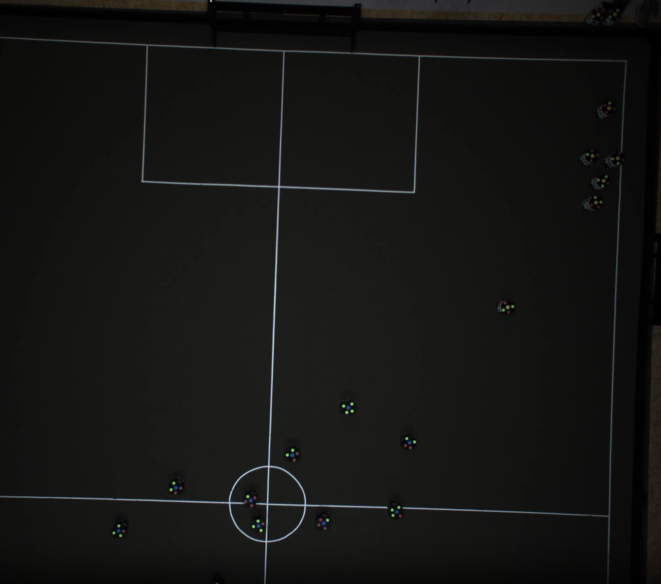
#> input picture other/CV/00000.jpg, 1321 x 1167 px, given in place of 3.mp4, which was not available (shown at 1/2 size)
$ python SlidingWindows.py
#> lines starting #> are read from the running program, lines starting #| are printed output that depends on the picture; pictures that were not available may be replaced by others from this repository, and a replacement may not be noted
import cv2
import numpy as np
import time
from scipy.spatial import cKDTree

def resize_image(image, scale_percent):
    width = int(image.shape[1] * scale_percent / 100)
    height = int(image.shape[0] * scale_percent / 100)
    new_dimensions = (width, height)
    resized_image = cv2.resize(image, new_dimensions, interpolation=cv2.INTER_AREA)
    return resized_image

def on_trackbar(val):
    global threshold
    threshold = val / 100


def sliding_window(image, step_size, window_size):
    """
    滑动窗口函数

    :param image: 输入图像
    :param step_size: 窗口移动的步长
    :param window_size: 窗口的大小 (宽, 高)
    :return: 返回每个窗口的 (x, y, 窗口) 的生成器
    """
    # 遍历图像的每个窗口
    for y in range(0, image.shape[0] - window_size[1] + 1, step_size):
        for x in range(0, image.shape[1] - window_size[0] + 1, step_size):
            # 提取窗口
            window = image[y:y + window_size[1], x:x + window_size[0]]
            yield (x, y, window)

def filter_points(data, r, N):
    '''
    r 这是一个半径 用于检查每个数据点周围的邻居点。
    N 这是一个阈值 表示在半径 r 内需要有的点的最小数量，以便将该点包括在输出中。
    '''
    tree = cKDTree(data)
    filtered_points = []
    centers = []
    bounding_boxes = []

    for point in data:
        indices = tree.query_ball_point(point, r)
        if len(indices) >= N:
            group_points = data[indices]
            filtered_points.append(point)

            # Calculate the center of the group
            center = np.mean(group_points, axis=0)
            centers.append(center)

            # Calculate the bounding box (min and max for each dimension)
            min_point = np.min(group_points, axis=0)
            max_point = np.max(group_points, axis=0)
            bounding_box = (min_point, max_point)
            bounding_boxes.append(bounding_box)

    return np.array(filtered_points), np.array(centers), bounding_boxes

def equalize_color_image(image):
    # 将图像从BGR转换为HSV
    hsv = cv2.cvtColor(image, cv2.COLOR_BGR2HSV)
    # 对V通道进行直方图均衡化
    hsv[:, :, 2] = cv2.equalizeHist(hsv[:, :, 2])
    # 将图像从HSV转换回BGR
    enhanced_img = cv2.cvtColor(hsv, cv2.COLOR_HSV2BGR)
    return enhanced_img

if __name__ == "__main__":
    temp_dir = "resource/template"
    vedio_dir = "3.mp4"
    capture = cv2.VideoCapture(vedio_dir)

    size_percent = 100
    start_frame = 25000
    capture.set(cv2.CAP_PROP_POS_FRAMES, start_frame)
    threshold = 50  # Initial threshold value
    lower_color = np.array([77,13,10], dtype=np.uint8)
    upper_color = np.array([117,53,255], dtype=np.uint8)
    count = 0
    image_size = (1080, 720)
    while True:
        start_time = time.time()
        ret, frame = capture.read()
#> frame is the input picture: shape (1167, 1321, 3); mean B, G, R 19.2, 20.9, 20.8
        if not ret:
            break
        frame = cv2.resize(frame, image_size)
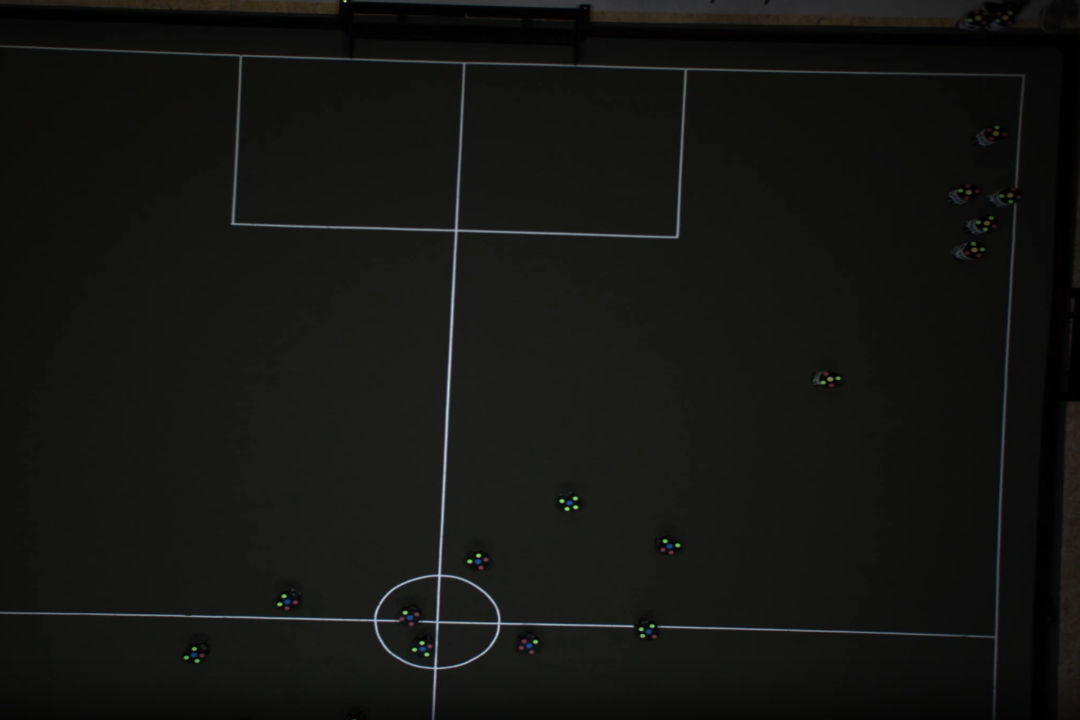
#> frame: shape (720, 1080, 3); mean B, G, R 19.2, 20.9, 20.8

        frame = cv2.GaussianBlur(frame, ksize=(5,5), sigmaX=1)
        # 增加彩色对比度
        frame = equalize_color_image(frame)
#> in equalize_color_image, `hsv = cv2.cvtColor(image, cv2.COLOR_BGR2HSV)`: hsv: shape (720, 1080, 3); mean H, S, V 32.7, 27.6, 21.2
#> in equalize_color_image, `hsv[:, :, 2] = cv2.equalizeHist(hsv[:, :, 2])`: hsv: shape (720, 1080, 3); mean H, S, V 32.7, 27.6, 133.4
#> in equalize_color_image, `enhanced_img = cv2.cvtColor(hsv, cv2.COLOR_HSV2BGR)`:
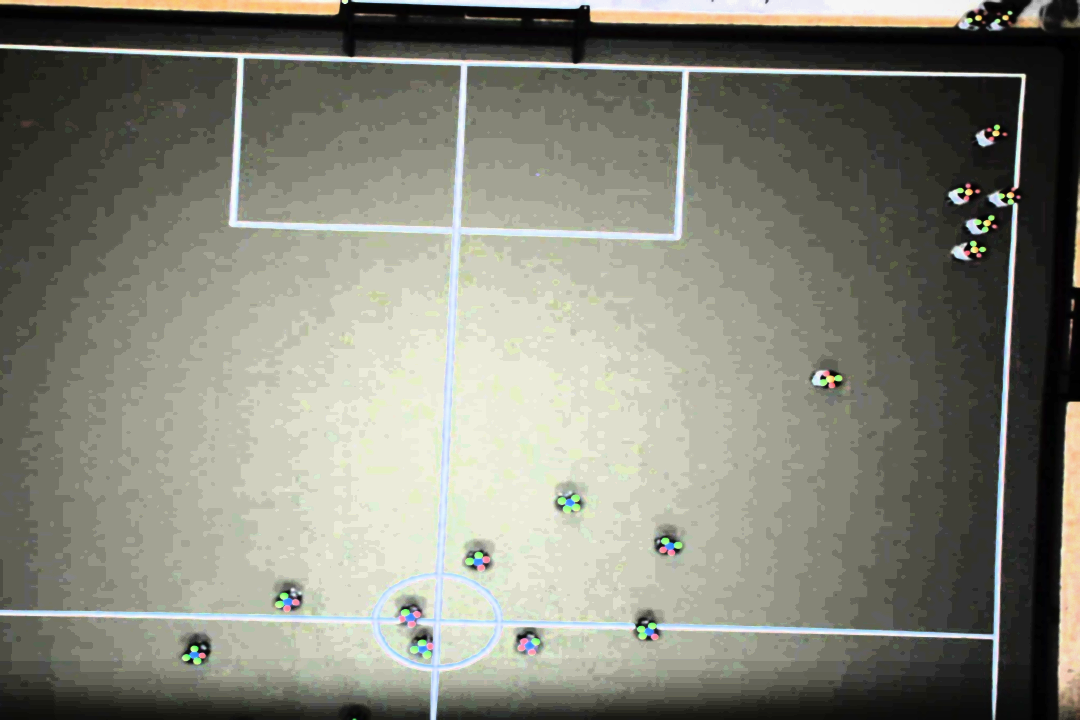
#> enhanced_img: shape (720, 1080, 3); mean B, G, R 120.2, 131.7, 131.2
        # edges = cv2.Canny(frame, 20, 100)
        edges = cv2.Canny(frame, 220, 255)
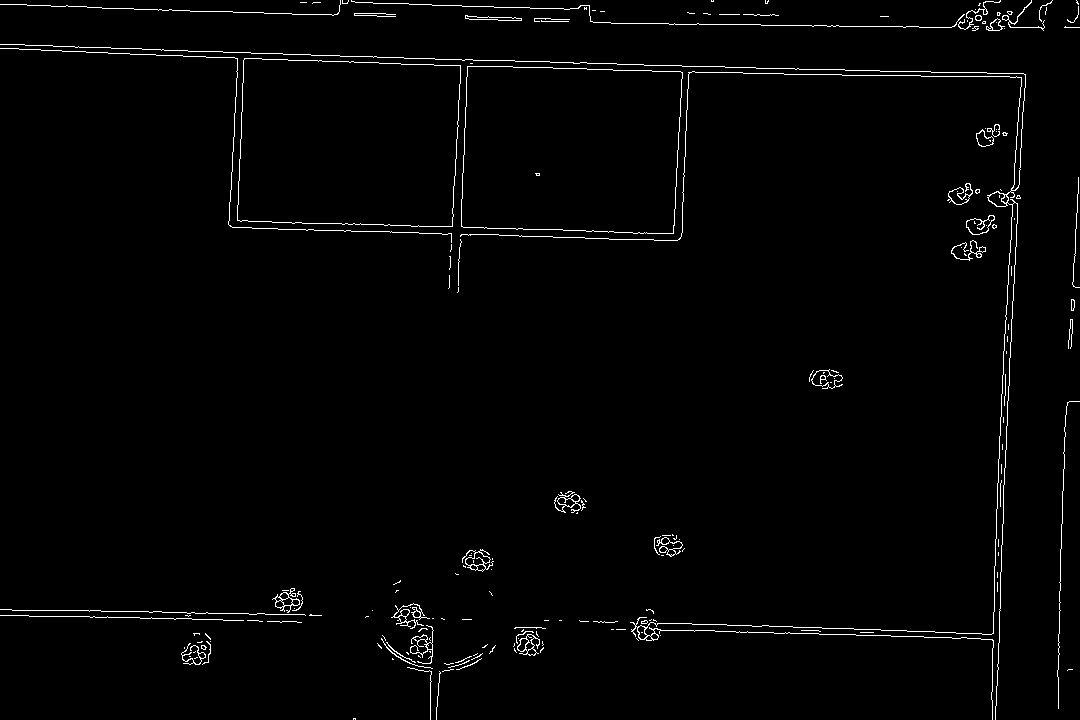
#> edges: shape (720, 1080); 1.6% white in thin lines or dots

        window = frame.copy()
        width, height = image_size
        # window_size = (int(width * 0.5), int(height * 0.5))
        window_size = (10, 10)

        # [11 lines of commented-out code are left out]


        for (x, y, window) in sliding_window(edges, 100, window_size):
            # [8 lines of commented-out code are left out]
            cv2.imshow("res",window)
#> this loop made 88 passes
#> (x, y) on passes 1 to 12: (0, 0), (100, 0), (200, 0), (300, 0), (400, 0), (500, 0), (600, 0), (700, 0), (800, 0), (900, 0), (1000, 0), (0, 100)
        if cv2.waitKey(0) & 0xFF == ord('q'):
#> (key q is pressed here)
            break
        end_tiem = time.time()
        print(f"FPS:{1/(end_tiem-start_time):.2f}")

    capture.release()
    cv2.destroyAllWindows()
